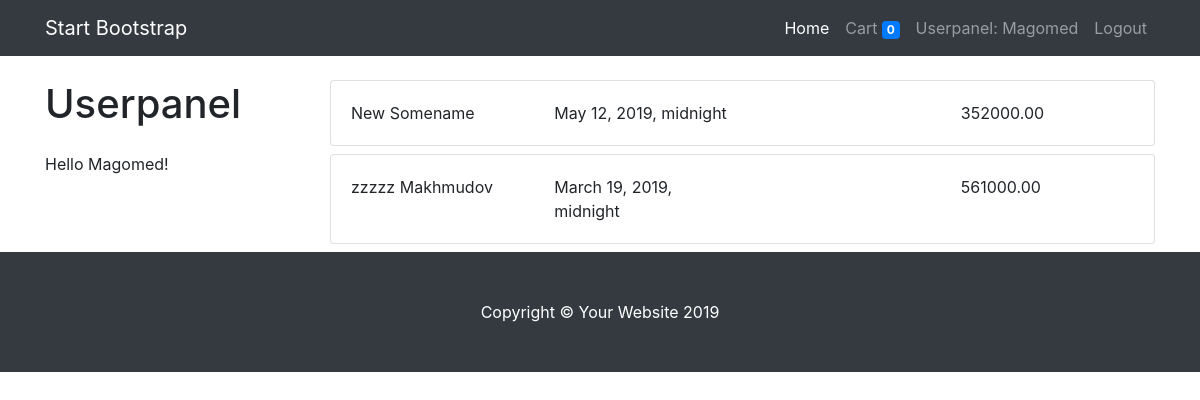
Screenshot of /shop/userpanel/ (signed in) with the database file from the repository.
### shop/models.py (models this page shows, shortened)
class Cart(models.Model):
    items = models.ManyToManyField('shop.CartItem')
    cart_total = models.DecimalField(max_digits=10, decimal_places=2, default=0)

class Order(models.Model):
    user = models.ForeignKey(settings.AUTH_USER_MODEL, on_delete=models.CASCADE) # как я понимаю по умолчанию авторизованный пользователь делает заказ
    items = models.ManyToManyField('shop.Cart') # подумать над этим полем (закрепляем корзину за ордером)
    first_name = models.CharField(max_length=200)
    last_name = models.CharField(max_length=200)
    email = models.EmailField()
    phone = models.CharField(max_length=100)
    address = models.CharField(max_length=255)
    bying_type = models.CharField(max_length=255, choices=(('Самовызов', 'Самовызов'), ('Доставка', 'Доставка')))
    date = models.DateTimeField(auto_now_add=True)
    comment = models.TextField(blank=True, null=True)
    status = models.CharField(max_length=200, choices=ORDER_STATUS_CHOICES)
    total = models.DecimalField(max_digits=9, decimal_places=2, default=0)

### shop/views.py (the view)
# urls.py: path('userpanel/', UserPanel.as_view(), name='userpanel'),
class UserPanel(LoginRequiredMixin, View):
    raise_exception = True
    def get(self, request):
        order = Order.objects.filter(user=request.user)
        cart = get_cart(request)
        context = {
            'cart': cart,
            'order': order,
        }
        return render(request, 'shop/userpanel.html', context=context)

### shop/views.py (called while the page is built)
def get_cart(request):
    try:
        cart_id = request.session['cart_id']
        cart = Cart.objects.get(id=cart_id)
        request.session['total'] = cart.items.count()
    except:
        cart = Cart()
        cart.save()
        cart_id = cart.id
        request.session['cart_id'] = cart_id
        cart = Cart.objects.get(id=cart.id)
    return cart

### shop/templates/shop/userpanel.html
{% extends "shop/base_shop.html" %}
{% block content %}
<div class="container">
    <div class="row">
        <div class="col-lg-3">
        <h1 class="my-4">Userpanel</h1>
            Hello {{request.user.first_name}}!
        </div>
        <div class="col-lg-9">
        <br>
        {% for order_item in order %}
            <div class="card mb-2">
                <div class="card-body ">
                    <div class="row">
                        <div class='col'>{{order_item.first_name}} {{order_item.last_name}}</div>
                        <div class='col'>{{order_item.date}}</div>
                        <div class='col'>{{order_item.status}}</div>
                        <div class='col'>{{order_item.total}}</div>
                    </div>
                </div>
            </div>
            {% endfor %}
        </div>
    </div>
</div>
{% endblock content %}

### shop/templates/shop/include/top_nav.html (shortened to what this page needs)
<nav class="navbar navbar-expand-lg navbar-dark bg-dark">
<div class="container">
    <a class="navbar-brand" href="#">Start Bootstrap</a>
    <div class="collapse navbar-collapse" id="navbarResponsive">
    <ul class="navbar-nav ml-auto">
        <li class="nav-item active">
        <a class="nav-link" href="{% url 'shop:home' %}">Home</a>
        </li>
        {% if request.user.is_authenticated %}
        <li class="nav-item">
        <a class="nav-link" href="{% url 'shop:cart' %}">Cart <span class="badge badge-primary" id='cart_count'>{{cart.items.count}}</span></a>
        </li>
        <li class="nav-item">
        <a class="nav-link" href="{% url 'shop:userpanel' %}">Userpanel: {{request.user.first_name}} </a>
        </li>
        <li class="nav-item">
        <a class="nav-link" href="{% url 'shop:logout' %}">Logout</a>
        </li>
        {% endif %}
    </ul>
    </div>
</div>
</nav>

### rows the page displays
Order: first_name "New", last_name "Somename", date "May 12, 2019, midnight", total "352000.00"
Order: first_name "zzzzz", last_name "Makhmudov", date "March 19, 2019, midnight", total "561000.00"

### other values shown
{{ request.user.first_name }} "Magomed"
